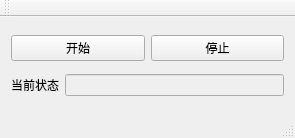
<?xml version="1.0" encoding="UTF-8"?>
<ui version="4.0">
 <class>autobots_toutiaoClass</class>
 <widget class="QMainWindow" name="autobots_toutiaoClass">
  <property name="geometry">
   <rect>
    <x>0</x>
    <y>0</y>
    <width>295</width>
    <height>138</height>
   </rect>
  </property>
  <property name="windowTitle">
   <string>人物投票</string>
  </property>
  <widget class="QWidget" name="centralWidget">
   <layout class="QGridLayout" name="gridLayout_3">
    <item row="0" column="0">
     <layout class="QHBoxLayout" name="horizontalLayout_5">
      <item>
       <widget class="QPushButton" name="pushButton_start">
        <property name="text">
         <string>开始</string>
        </property>
       </widget>
      </item>
      <item>
       <widget class="QPushButton" name="pushButton_pause">
        <property name="text">
         <string>停止</string>
        </property>
       </widget>
      </item>
     </layout>
    </item>
    <item row="1" column="0">
     <layout class="QHBoxLayout" name="horizontalLayout">
      <item>
       <widget class="QLabel" name="label_1">
        <property name="text">
         <string>当前状态</string>
        </property>
       </widget>
      </item>
      <item>
       <widget class="QLineEdit" name="lineEdit_msg">
        <property name="enabled">
         <bool>false</bool>
        </property>
       </widget>
      </item>
     </layout>
    </item>
   </layout>
  </widget>
  <widget class="QMenuBar" name="menuBar">
   <property name="geometry">
    <rect>
     <x>0</x>
     <y>0</y>
     <width>295</width>
     <height>23</height>
    </rect>
   </property>
  </widget>
  <widget class="QToolBar" name="mainToolBar">
   <attribute name="toolBarArea">
    <enum>TopToolBarArea</enum>
   </attribute>
   <attribute name="toolBarBreak">
    <bool>false</bool>
   </attribute>
  </widget>
  <widget class="QStatusBar" name="statusBar"/>
  <action name="action_from_txt">
   <property name="text">
    <string>导入账号</string>
   </property>
   <property name="toolTip">
    <string>txt文本</string>
   </property>
  </action>
  <action name="action_import_commentid">
   <property name="text">
    <string>导入评论列表</string>
   </property>
  </action>
  <action name="action_clear_comments">
   <property name="text">
    <string>清空评论列表</string>
   </property>
  </action>
  <action name="action_clear_accounts">
   <property name="text">
    <string>清空账号列表</string>
   </property>
  </action>
 </widget>
 <layoutdefault spacing="6" margin="11"/>
 <resources>
  <include location="autobots_toutiao.qrc"/>
 </resources>
 <connections/>
</ui>
